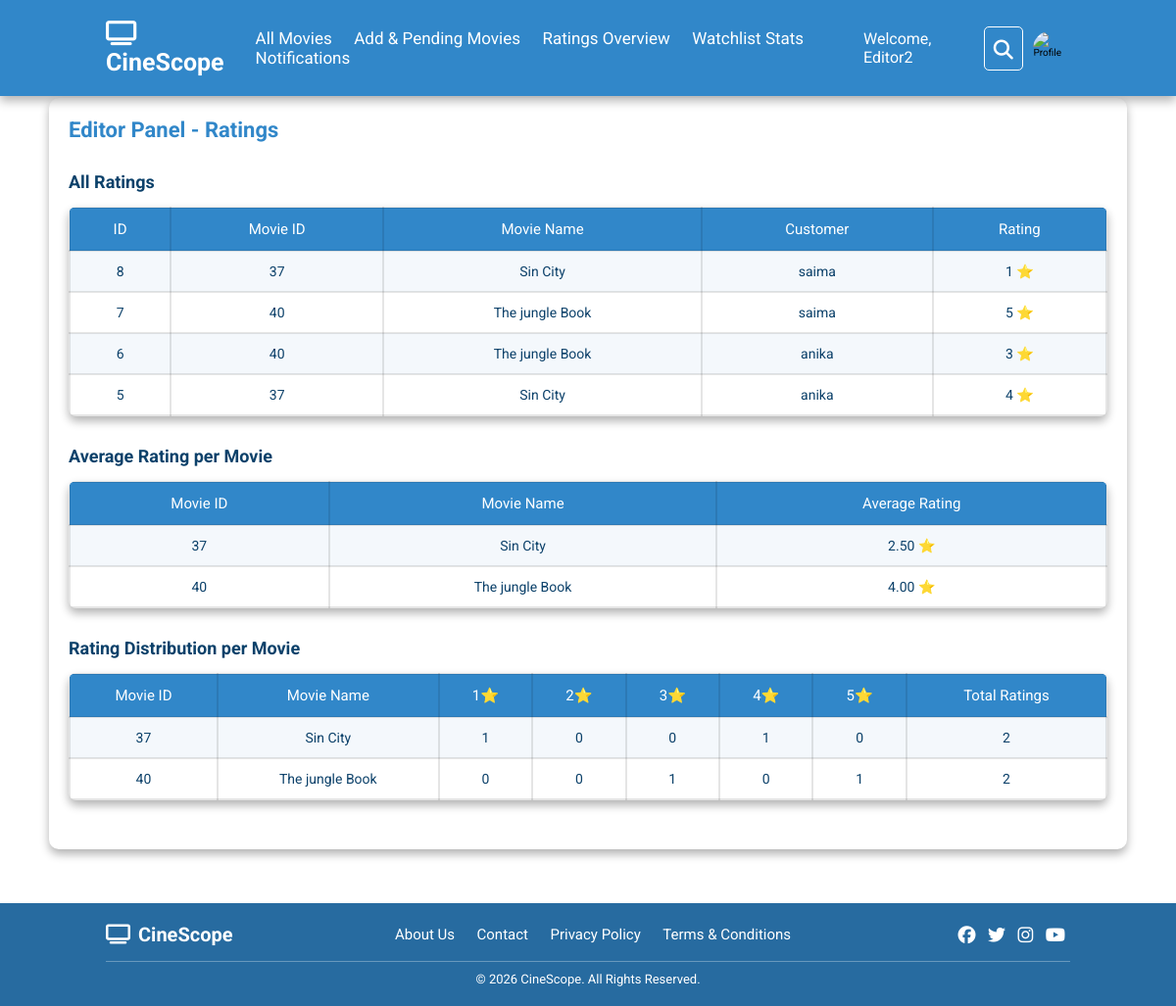
/editor_ratings_overview.php (signed in), run on the app's committed database.
### tables this page shows
CREATE TABLE `ratings` (
  `id` int(11) NOT NULL,
  `movie_id` int(11) NOT NULL,
  `username` varchar(100) NOT NULL,
  `rating` tinyint(4) NOT NULL CHECK (`rating` between 1 and 5)
);

CREATE TABLE `movie` (
  `id` int(11) NOT NULL,
  `title` varchar(255) NOT NULL,
  `genre` varchar(50) DEFAULT NULL,
  `description` text DEFAULT NULL,
  `image` varchar(255) DEFAULT NULL,
  `added_by` varchar(50) NOT NULL
);

### editor_ratings_overview.php (the view, shortened to what this page needs)
<?php
require 'config.php';
$sql = "
    SELECT r.id, r.movie_id, r.username, r.rating, m.title AS movie_name
    FROM ratings r
    LEFT JOIN movie m ON r.movie_id = m.id
";
$sql .= " ORDER BY r.id DESC";
$ratings = mysqli_query($conn, $sql);
$stats_sql = "
    SELECT
        r.movie_id,
        m.title AS movie_name,
        COUNT(*) AS total_ratings,
        ROUND(AVG(r.rating),2) AS avg_rating,
        SUM(r.rating=1) AS star_1,
        SUM(r.rating=2) AS star_2,
        SUM(r.rating=3) AS star_3,
        SUM(r.rating=4) AS star_4,
        SUM(r.rating=5) AS star_5
    FROM ratings r
    LEFT JOIN movie m ON r.movie_id = m.id
";
$stats_sql .= " GROUP BY r.movie_id";
$stats_res = mysqli_query($conn, $stats_sql);
$stats = [];
while($row = mysqli_fetch_assoc($stats_res)){
    $stats[$row['movie_id']] = $row;
}
?>
<!DOCTYPE html>
<html>
<head>
    <link rel="stylesheet" type="text/css" href="css/admin_reviews.css">
</head>
<body>
<?php include 'ed_header.php'; ?>
<div class="container">
    <h2>Editor Panel - Ratings</h2>
    <h3>All Ratings</h3>
    <table>
        <tr>
            <th>ID</th>
            <th>Movie ID</th>
            <th>Movie Name</th>
            <th>Customer</th>
            <th>Rating</th>
        </tr>
        <?php if(mysqli_num_rows($ratings) == 0): ?>
            <tr><td colspan="5">No ratings found.</td></tr>
        <?php else: ?>
            <?php while($r = mysqli_fetch_assoc($ratings)){ ?>
            <tr>
                <td><?php echo $r['id']; ?></td>
                <td><?php echo $r['movie_id']; ?></td>
                <td><?php echo htmlspecialchars($r['movie_name']); ?></td>
                <td><?php echo htmlspecialchars($r['username']); ?></td>
                <td><?php echo $r['rating']; ?> ⭐</td>
            </tr>
            <?php } ?>
        <?php endif; ?>
    </table>
    <h3>Average Rating per Movie</h3>
    <table>
        <tr>
            <th>Movie ID</th>
            <th>Movie Name</th>
            <th>Average Rating</th>
        </tr>
        <?php if(empty($stats)): ?>
            <tr><td colspan="3">No ratings found.</td></tr>
        <?php else: ?>
            <?php foreach($stats as $ar){ ?>
            <tr>
                <td><?php echo $ar['movie_id']; ?></td>
                <td><?php echo htmlspecialchars($ar['movie_name']); ?></td>
                <td><?php echo $ar['avg_rating']; ?> ⭐</td>
            </tr>
            <?php } ?>
        <?php endif; ?>
    </table>
    <h3>Rating Distribution per Movie</h3>
    <table>
        <tr>
            <th>Movie ID</th>
            <th>Movie Name</th>
            <th>1⭐</th>
            <th>2⭐</th>
            <th>3⭐</th>
            <th>4⭐</th>
            <th>5⭐</th>
            <th>Total Ratings</th>
        </tr>
        <?php if(empty($stats)): ?>
            <tr><td colspan="8">No ratings found.</td></tr>
        <?php else: ?>
            <?php foreach($stats as $s){ ?>
            <tr>
                <td><?php echo $s['movie_id']; ?></td>
                <td><?php echo htmlspecialchars($s['movie_name']); ?></td>
                <td><?php echo $s['star_1']; ?></td>
                <td><?php echo $s['star_2']; ?></td>
                <td><?php echo $s['star_3']; ?></td>
                <td><?php echo $s['star_4']; ?></td>
                <td><?php echo $s['star_5']; ?></td>
                <td><?php echo $s['total_ratings']; ?></td>
            </tr>
            <?php } ?>
        <?php endif; ?>
    </table>
</div>
<?php include 'footer.php'; ?>
</body>
</html>

### css/admin_reviews.css (style rules this page uses)
:root { --primary: #3187c9; --black: #0c416a; --light-color: #6c757d; --white: #ffffff; --accent: #f4b400; --background: #f8f9fa; --box-shadow: 0 .5rem 1rem rgba(0, 0, 0, .3); --border: .2rem solid rgba(0, 0, 0, .1); --outline: .1rem solid rgba(49, 135, 201, .3); }
.container, .container * { font-family: "Roboto", sans-serif; margin: 0; padding: 0; box-sizing: border-box; outline: none; border: none; text-decoration: none; text-transform: none; transition: all .2s linear; }
.container { margin: 100px auto 40px auto; max-width: 1100px; padding: 20px; background: var(--white); border-radius: 10px; box-shadow: var(--box-shadow); }
.container h2 { font-size: 2.2rem; color: var(--primary); margin-bottom: 20px; }
.container h3 { font-size: 1.8rem; margin: 30px 0 15px; color: var(--black); }
.container table { border-collapse: collapse; width: 100%; margin-bottom: 30px; background: var(--white); box-shadow: var(--box-shadow); border-radius: 8px; overflow: hidden; }
.container th, .container td { border: var(--border); padding: 12px; text-align: center; font-size: 1.4rem; color: var(--black); }
.container th { background: var(--primary); color: var(--white); font-weight: normal; font-size: 1.5rem; }
.container tr:nth-child(even) { background: #f4f8fc; }

### css/ad_header.css (style rules this page uses)
:root { --primary: #3187c9; --black: #0c416a; --light-color: #6c757d; --white:#ffffff; --accent: #f4b400; --background: #f8f9fa; --box-shadow: 0 .5rem 1rem rgba(0, 0, 0, .3); --border: .2rem solid rgba(0, 0, 0, .1); --outline: .1rem solid rgba(49, 135, 201, .3); }
* { font-family: "Roboto", sans-serif; margin:0; padding:0; box-sizing:border-box; outline:none; border:none; text-decoration:none; text-transform:capitalize; transition:all .2s linear; }
html { font-size:62.5%; overflow-x:hidden; scroll-behavior:smooth; scroll-padding-top:7rem; }
body { background:white; }

### css/footer.css (style rules this page uses)
html { height: 100%; }
body { min-height: 100%; position: relative; margin: 0; padding: 0 0 120px; }

### data on the page
ratings: id "8", movie "37", movie.title "Sin City", username "saima", rating "1"
ratings: id "7", movie "40", movie.title "The jungle Book", username "saima", rating "5"
ratings: id "6", movie "40", movie.title "The jungle Book", username "anika", rating "3"
ratings: id "5", movie "37", movie.title "Sin City", username "anika", rating "4"

### other printed values
$_SESSION['user'] "Editor2"
$ar['movie_id'] "37"
$ar['movie_name'] "Sin City"
$ar['avg_rating'] "2.50"
$ar['movie_id'] "40"
$ar['movie_name'] "The jungle Book"
$ar['avg_rating'] "4.00"
$s['movie_id'] "37"
$s['movie_name'] "Sin City"
$s['star_1'] "1"
$s['star_2'] "0"
$s['star_3'] "0"
$s['star_4'] "1"
$s['star_5'] "0"
$s['total_ratings'] "2"
